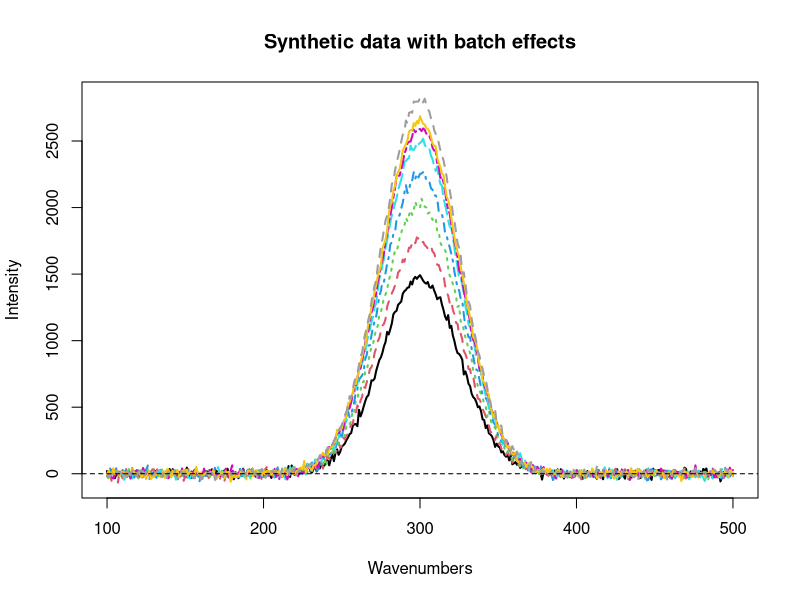
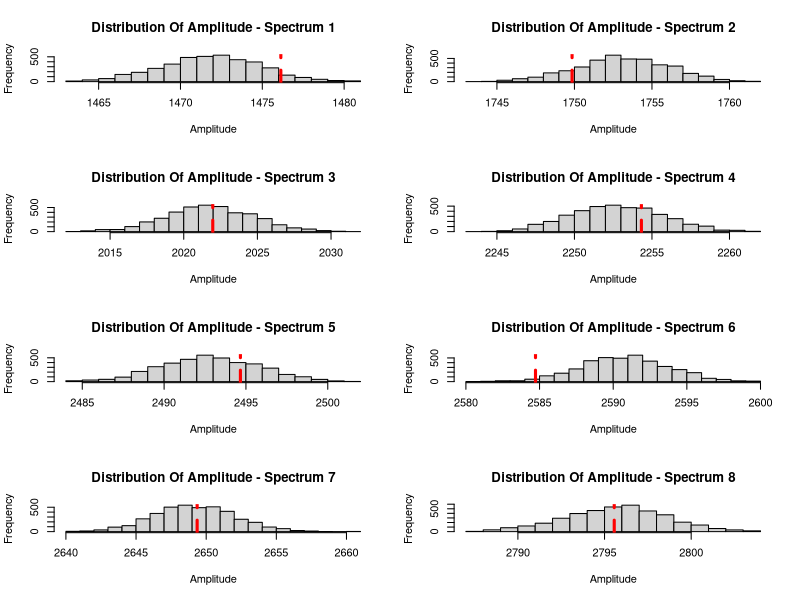
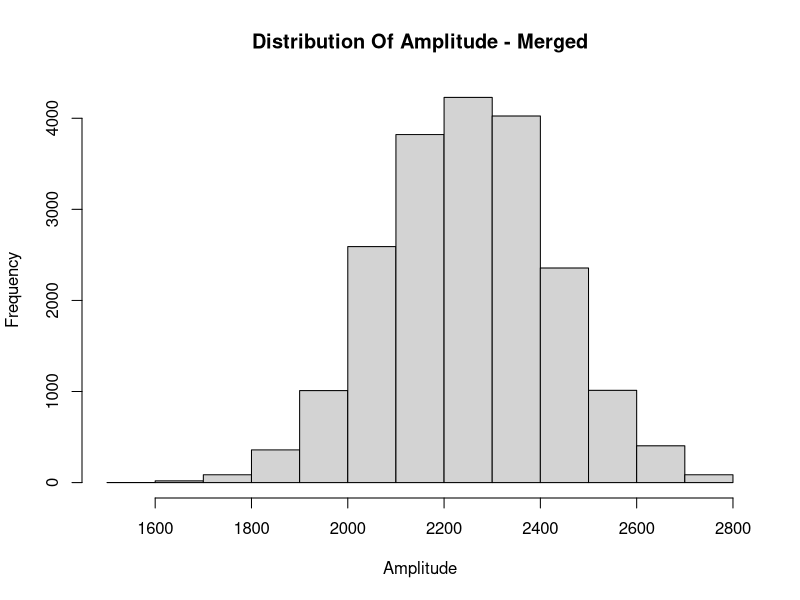

Reproduce these figures in R, in order.
library(tidyverse)

full_log_posterior <- function(a_p, a_leafs, x, spcSig, nObs, priorMinAmp, priorMaxAmp, ampPriorMin, ampPriorMax, response_std, loc = 300, scale = 25) {
  # Get logLikelihood across all runs in batch
  logLikeAllData <- 0
  for (i in 1:nObs) {
    # Get the leaf prediction
    a_i <- a_leafs[i]
    # Get the spectrum from the leaf
    y_i <- spcSig[i,]
    
    # Calculate the log-likelihood
    y_pred <- a_i * exp((-1/2)*(((x-loc)/scale))^2)
    loglikes <- dnorm(y_i, y_pred, response_std, log = TRUE)
    
    # Sum over all runs in batch
    logLikeAllData <- logLikeAllData + sum(loglikes)
  }
  
  # Add on prior for proposal
  logPosterior <- logLikeAllData + log_prior(a_p, ampPriorMin, ampPriorMax)
  # Add on prior for d_i's
  for (i in 1:nObs) {
    a_i <- a_leafs[i]
    logPosterior <- logPosterior + dnorm(a_p - a_i, 0, 500, log=TRUE)
  }
  
  # Return the result
  return(logPosterior)
}

# Log likelihood of the data
log_likelihood_normal <- function(amplitude, x, y, response_std, loc = 300, scale = 25) {
  y_pred <- amplitude * exp((-1/2)*(((x-loc)/scale))^2)
  loglikes <- dnorm(y, y_pred, response_std, log = TRUE)
  return(sum(loglikes))
}

# Assuming uniform prior 
log_prior <- function(amplitude, priorMinAmp, priorMaxAmp) { 
  return(dunif(amplitude, priorMinAmp, priorMaxAmp, log=TRUE))
}

log_posterior <- function(amplitude, x_t, y_t, priorMinAmp, priorMaxAmp, response_std) {
  return(log_likelihood_normal(amplitude, x_t, y_t, response_std) + 
           log_prior(amplitude, priorMinAmp, priorMaxAmp))
}

# Calculate the ESS
# Used for selecting temperatures adaptively
calc_ESS <- function(new_gamma, old_gamma, weights, log_like) {
  # By notes
  log_weights <- log(weights) + (new_gamma - old_gamma) * 
    log_like
  
  # Numerically stabilise before exponentiating
  log_weights <- log_weights - max(log_weights)
  weights <- exp(log_weights)
  
  # Normalise
  weights <- weights / sum(weights)
  
  # Return the ESS
  return(1/sum(weights^2))
}

# Calculate MH ratio
calculate_mh_ratio <- function(amplitude_p, amplitude_c, x, y, minAmp, maxAmp, priorMinAmp, priorMaxAmp, response_std = 1) {
  num <- log_posterior(amplitude_p, x, y, priorMinAmp, priorMaxAmp, response_std) +
    dunif(amplitude_c, minAmp, maxAmp, log=TRUE)
  den <- log_posterior(amplitude_c, x, y, priorMinAmp, priorMaxAmp, response_std) +
    dunif(amplitude_p, minAmp, maxAmp, log=TRUE)
  return(min(1, exp(num - den)))
}

## Setup program configurations
N <- 4000 # number of particles
min_ESS <- N/2 # minimum effective sample size
mcmc_iterations <- 10 # number of iterations for each particle to take in the MCMC move step

nObs <- 2^3
## Set the true values of beta_0 and beta_1
#amplitudes <- c(100, 102, 104, 106, 108, 110, 112, 114)
amplitudes <- rnorm(nObs, 2500, 500)
amplitudes <- sort(amplitudes)
# Generate random x values and produce the corrosponding linear regression response values
x <- 100:500
D <- length(x)
# Assuming response is noramlly distriubted with sd = 1
response_std <- 20

spcSig <- matrix(nrow=nObs, ncol=D)

for (i in 1:length(amplitudes)) {
  spcSig[i,] <- amplitudes[i] * exp((-1/2)*(((x-300)/25))^2) + rnorm(D, 0, response_std)
}

# Plot
plot(range(x), range(spcSig), type='n', xlab="Wavenumbers", ylab="Intensity")
for (i in 1:nObs) {
  lines(x, spcSig[i,], col=i, lty=i, lwd=2)
}
title(main="Synthetic data with batch effects")
abline(h=0,lty=2)

dncParallel <- matrix(nrow=N, ncol=nObs + 2)

# Setup plots
par(mfrow=c(4,2))

for (spectrumIndex in 1:nObs) {

y <- spcSig[spectrumIndex,]

# Set prior to be standard normal and initialise weights as 1/N
priorMinAmp <- 0
priorMaxAmp <- 10000
theta_smc <- list(particles = runif(N, priorMinAmp, priorMaxAmp),
                  weights = rep(1, N)/N,
                  log_like = rep(0, N))
for (i in 1:N) {
  theta_smc$log_like[i] <- log_likelihood_normal(theta_smc$particles[i], x, y, response_std)
}

# Initialise temperature
gamma_t = 0
temp_hist = c(gamma_t)

while (gamma_t < 1) {
  # Determine gamma_{t+1}
  ess1 <- calc_ESS(1, gamma_t, theta_smc$weights, theta_smc$log_like)
  
  if (ess1 > N/2) {
    new_gamma = 1
  } else {
    bi_section = uniroot(
      function(new_gamma) calc_ESS(new_gamma, gamma_t, theta_smc$weights, theta_smc$log_like) - N/2,
      lower = gamma_t, 
      upper = 1,
      tol = .Machine$double.eps^2 # extremely low tolerance to get N/2 exactly
    )
    new_gamma <- bi_section$root
  }
  print(new_gamma)
  temp_hist = c(temp_hist, new_gamma)
  
  # Reweighting
  log_likelihoods <- rep(0, N)
  for (i in 1:N) {
    log_likelihoods[i] <- log_likelihood_normal(theta_smc$particles[i], x, y, response_std)
  }
  log_weights <- log(theta_smc$weights) + (new_gamma - gamma_t) * 
    log_likelihoods
  
  # Numerically stabilise before exponentiating
  log_weights <- log_weights - max(log_weights)
  theta_smc$weights <- exp(log_weights)
  
  # Normalise
  theta_smc$weights <- theta_smc$weights / sum(theta_smc$weights)
  
  # Return the ESS
  ESS = 1/sum(theta_smc$weights^2)
  
  print(ESS)
  
  ## Resample
  resample <- sample(1:N, N, replace = TRUE, prob = theta_smc$weights)
  theta_smc$particles <- theta_smc$particles[resample]
  theta_smc$log_like <- theta_smc$log_like[resample]
  theta_smc$weights <- rep(1,N)/N
  
  ## Move step
  minAmp <- min(theta_smc$particles)
  maxAmp <- max(theta_smc$particles)
  
  for (i in 1:N) {
    for (r in 1:mcmc_iterations) { 
      # Current 
      amplitude_c <- theta_smc$particles[i]
      
      # Proposal
      # Multivariate normal random walk with covariance given by population of particles 
      amplitude_p <- runif(1, minAmp, maxAmp)
      
      # Calculate MH ratio
      mh <- calculate_mh_ratio(amplitude_p, amplitude_c, x, y, minAmp, maxAmp, priorMinAmp, priorMaxAmp, response_std)
      
      # Move particles
      if (runif(1) < mh) {
        theta_smc$particles[i] <- amplitude_p
        theta_smc$log_like[i] <- log_likelihood_normal(amplitude_p, x, y, response_std)
      }
    }
  }
  
  # Update gamma_t
  gamma_t = new_gamma
}

## Resample
resample <- sample(1:N, N, replace = TRUE, prob = theta_smc$weights)
theta_smc$particles <- theta_smc$particles[resample]
theta_smc$log_like <- theta_smc$log_like[resample]
theta_smc$weights <- rep(1,N)/N

dncParallel[,spectrumIndex] <- theta_smc$particles
hist(theta_smc$particles, breaks = 15, main = paste("Distribution Of Amplitude - Spectrum", spectrumIndex), xlab = "Amplitude")
abline(v = amplitudes[spectrumIndex], col="red", lwd=3, lty=2)
}

for (i in 1:N) {
  a_leafs <- dncParallel[i, 1:nObs]
  min_leaf <- min(a_leafs)
  max_leaf <- max(a_leafs)
  amplitude_p <- runif(1, min_leaf, max_leaf)
  dncParallel[i, nObs + 1] = amplitude_p
  postProp <- full_log_posterior(amplitude_p, a_leafs, x, spcSig, nObs, priorMinAmp, priorMaxAmp, min_leaf, max_leaf, response_std)
  productLeafPost = 0
  for (obs in 1:nObs) {
    productLeafPost <- productLeafPost + log_posterior(dncParallel[i, obs], x, spcSig[obs,], priorMinAmp, priorMaxAmp, response_std)
  }
  dProb <- dunif(amplitude_p, min_leaf, max_leaf)
  dncParallel[i, nObs + 2] = exp(postProp - productLeafPost) * (1 / dProb)
}

dncParallel[, nObs + 2] = dncParallel[, nObs + 2] / sum(dncParallel[, nObs + 2])
#plot(dncParallel[, nObs + 2])
sum(dncParallel[, nObs + 2] * dncParallel[, nObs + 1])

dist <- sample(dncParallel[, nObs + 1], 20000, replace = TRUE, prob = dncParallel[, nObs + 2])
par(mfrow=c(1,1))
hist(dist, breaks = 15, main = "Distribution Of Amplitude - Merged", xlab = "Amplitude")
